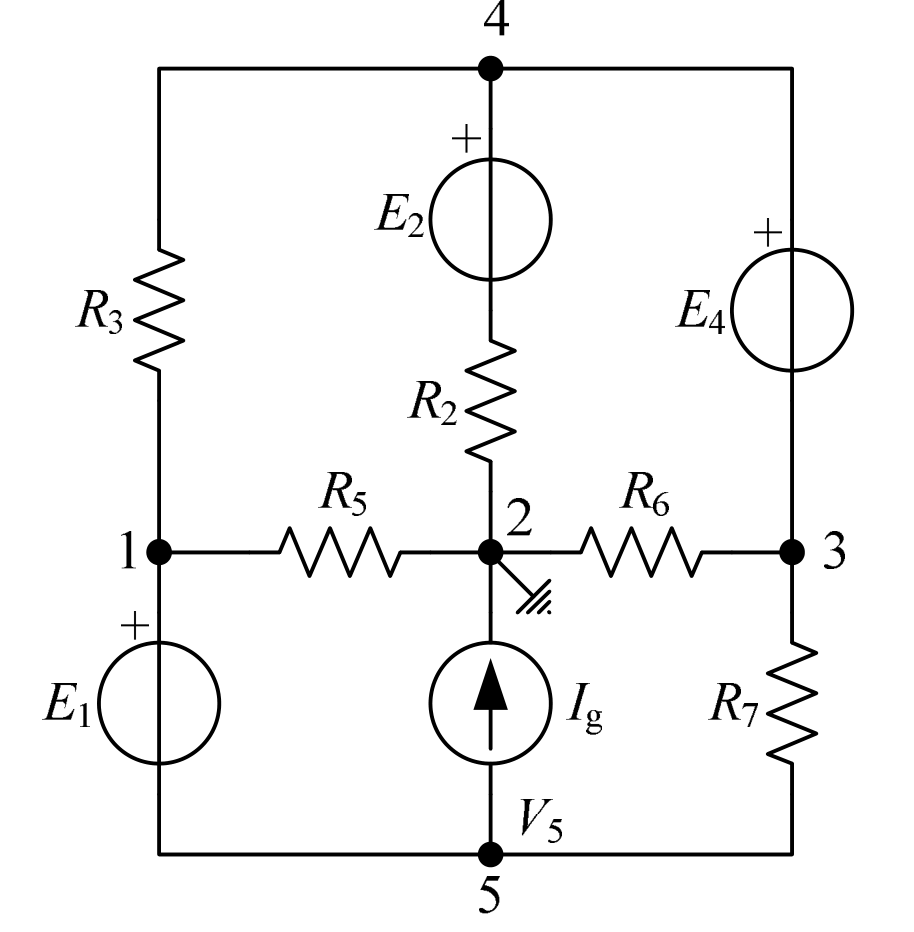
#> input picture samples/large_size_kolo.png, 914 x 932 px; its folder holds only this picture in this run
$ python -i load_templates.py   (imports and definitions only)
#> lines starting #> are read from the running program, lines starting #| are printed output that depends on the picture
import matplotlib.pyplot as plt
import numpy as np
import cv2
import os

from templates.template import Template

def prepare_template(filename):
#> called with filename = '../../samples/large_size_kolo.png'
    img = cv2.imread(filename)
#> img is the input picture: shape (932, 914, 3); min 0, max 255, mean 244.5
    gray = cv2.cvtColor(img, cv2.COLOR_BGR2GRAY)
    template_img = gray
    gray = cv2.bitwise_not(gray)
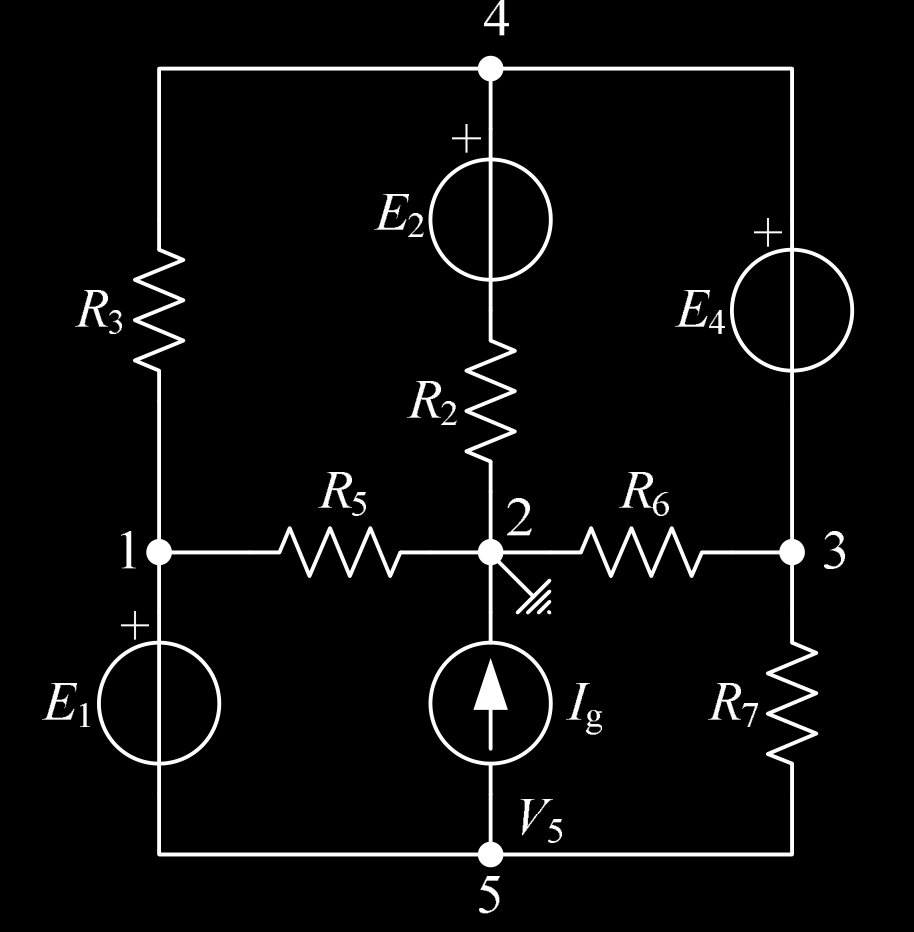
#> gray: shape (932, 914); min 0, max 255, mean 10.5
    kernel = np.ones((3, 3), np.uint8)
    # gray = cv2.dilate(gray, kernel, iterations=1)
    return template_img

def prepare_mask(filename):
    img = cv2.imread(filename)
    gray = cv2.cvtColor(img, cv2.COLOR_BGR2GRAY)
    _, bit_mask = cv2.threshold(gray, 0, 255, cv2.THRESH_BINARY | cv2.THRESH_OTSU)
    bit_mask = bit_mask.astype(np.uint8)
    return bit_mask

def get_connections_from_file(filename):
#> (the run stopped early here; a loop or call above may not have finished)

$ run again, on samples/medium_size_kolo.png
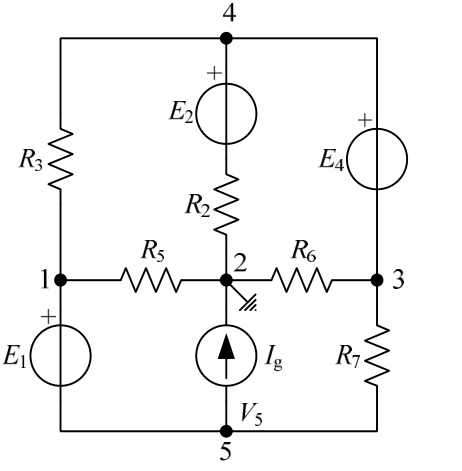
#> input picture samples/medium_size_kolo.png, 462 x 471 px
#> in prepare_template, img is the input picture: shape (471, 462, 3); min 0, max 255, mean 244.7
#> in prepare_template, `gray = cv2.bitwise_not(gray)`:
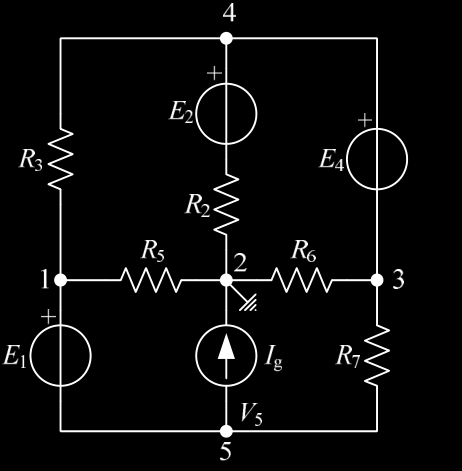
#> gray: shape (471, 462); min 0, max 255, mean 10.3

$ run again, on samples/primer_kola.png
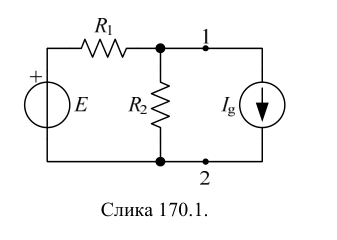
#> input picture samples/primer_kola.png, 337 x 240 px
#> in prepare_template, img is the input picture: shape (240, 337, 3); min 0, max 255, mean 246.7
#> in prepare_template, `gray = cv2.bitwise_not(gray)`:
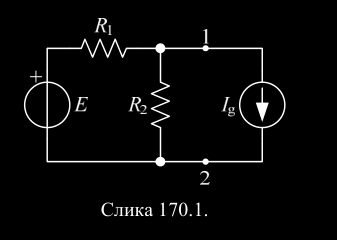
#> gray: shape (240, 337); min 0, max 255, mean 8.3

$ run again, on samples/small_size_kolo.png
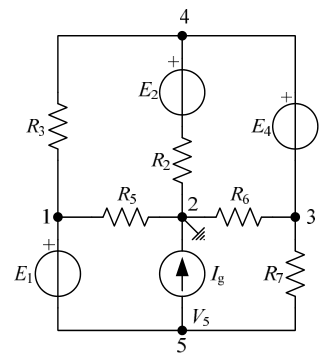
#> input picture samples/small_size_kolo.png, 329 x 362 px
#> in prepare_template, img is the input picture: shape (362, 329, 3); min 0, max 255, mean 244.3
#> in prepare_template, `gray = cv2.bitwise_not(gray)`:
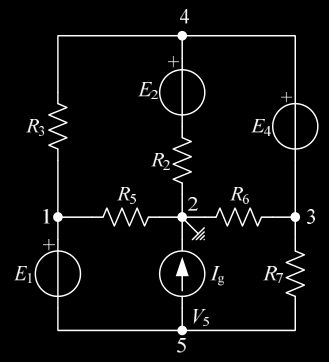
#> gray: shape (362, 329); min 0, max 255, mean 10.7
